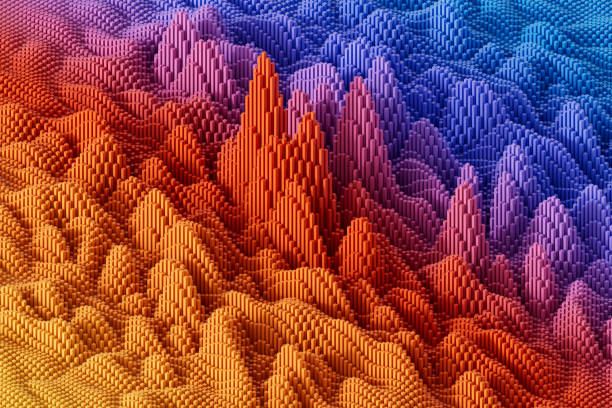
#> input picture image-processing/imgs/colors.jpg, 612 x 408 px; its folder holds only this picture in this run
$ python image-processing.py
#> lines starting #> are read from the running program, lines starting #| are printed output that depends on the picture
#!/usr/bin/python
import cv2
import matplotlib.pyplot as plt
import numpy as np
import os
import random


def main():
    img = get_random_image()
    plot_color_histgram(img)


def naive_brighten(img, a):
    print(img[0, 0])
    result = cv2.add(img, a)
    print(result[0, 0])
    return result


def get_random_image():
    imgs = os.listdir("imgs/")
    return cv2.cvtColor(cv2.imread("imgs/" + random.choice(imgs)),
                        cv2.COLOR_BGR2RGB)


def plot_color_histgram(img):
    x, y, c = img.shape
#> x = 408; y = 612; c = 3
    array = img.reshape(x * y, c)
    colors = ['red', 'green', 'blue']
    for i, c in enumerate(colors):
        plt.plot(np.arange(x*y), np.sort(array[:, i]), c=c)
    plt.show()
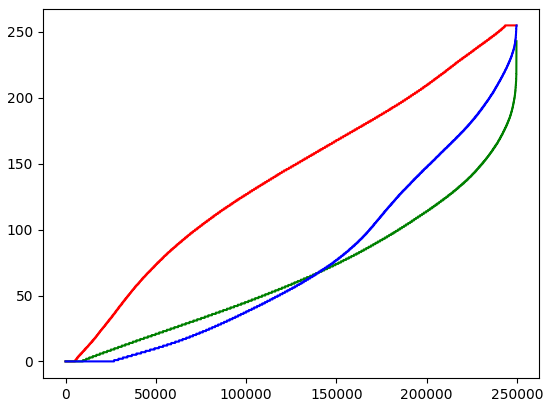
#> figure drawn by matplotlib, 1 panel; curve peaks at x = 243369, y = 255; curve peaks at x = 249695, y = 243; curve peaks at x = 249603, y = 255


if __name__ == "__main__":
    main()
